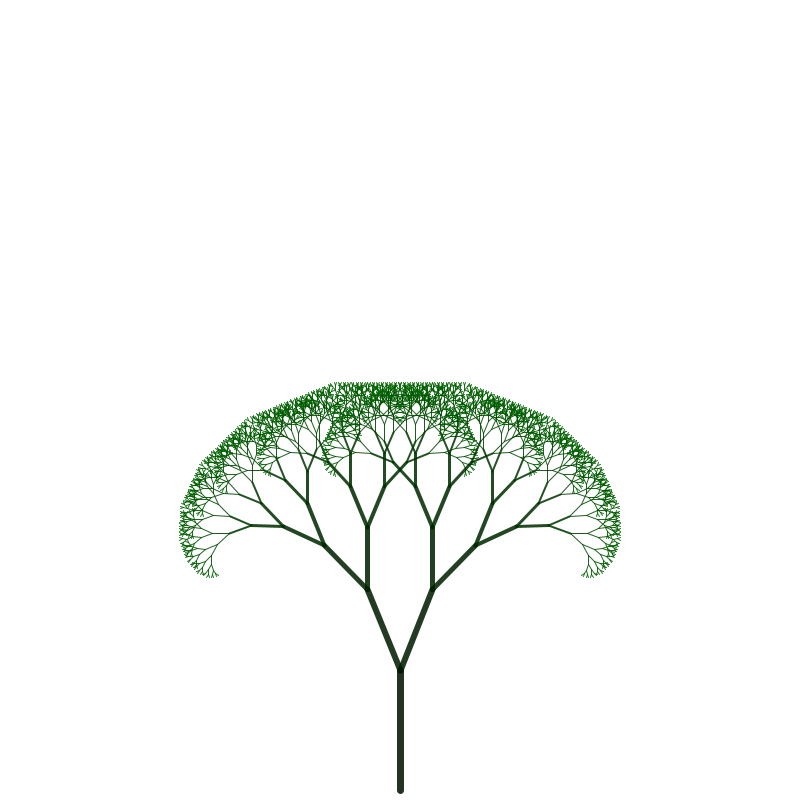
Frame 1 (no input)
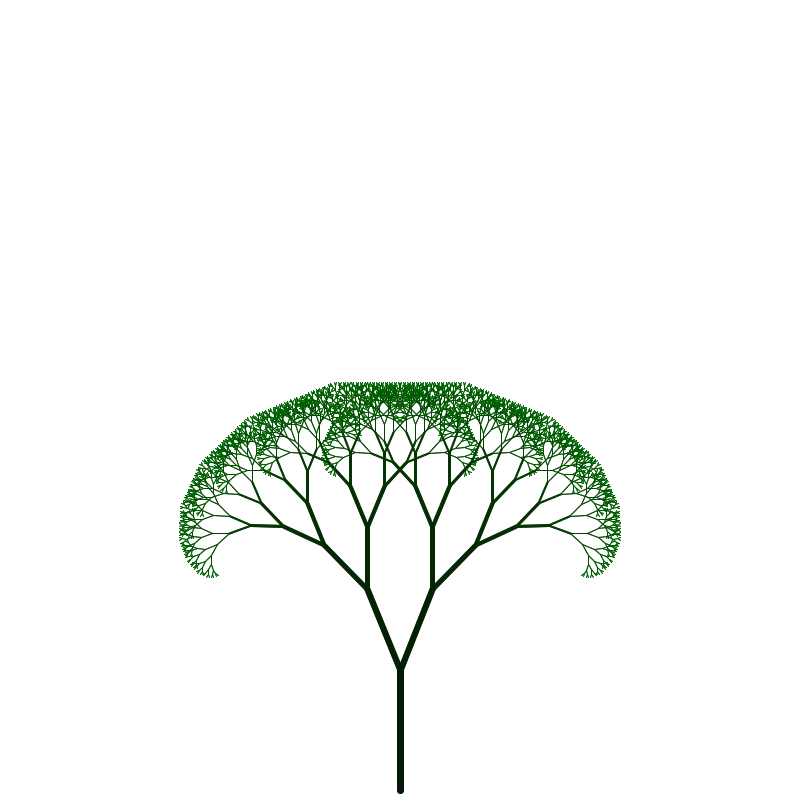
Frame 2 (the mouse pressed at the canvas centre, redrawn once)

The Processing sketch that drew these frames (run headless with seeded random() and noise(); the mouse was pressed at the canvas centre and the sketch redrawn once):

// Processing sketch: L_sys
// ── L_sys.pde
/** L-system key:
 *    prevX + a = cos(theta) * h
 */
 
final float SCALE = 0.72;
final float DEG_DELTA = 22;
int gVar = 20;
void setup() {
  size(800, 800);
  noLoop();
  background(255);
  strokeWeight(10);
}

void draw() {
  drawBranch(width/2, height - 10, 120, 90, 7, gVar);
}  

void drawBranch(float x, float y, float len, float angle, float str, int col ) {
  if(len > 3) { //determine base case
    // calculate end points 
    float endX = x + len*cos(radians(angle)); //processing uses radians!
    float endY = y - len*sin(radians(angle));
    //draw our current line
    float strF = (str <= 0) ? 1 : str;//turnary operator
    strokeWeight(strF);
    str--;
    stroke(0, col, 0, 220);
    col+=7;
    line(x, y, endX, endY);
    //make recursive call
    drawBranch(endX, endY, len*SCALE, angle + DEG_DELTA, str, col); //left branch
    drawBranch(endX, endY, len*SCALE, angle - DEG_DELTA, str, col); //right branch
    
  }  
}  
